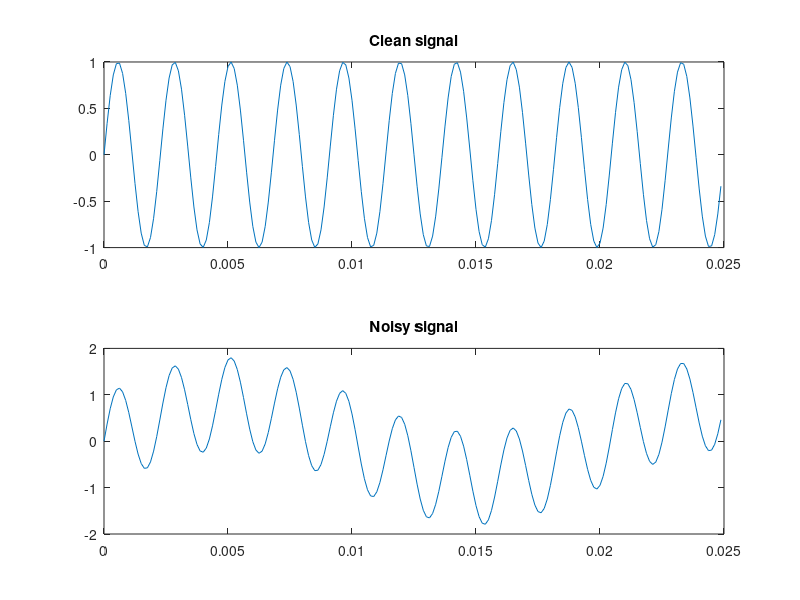

Recreate this plot in MATLAB.
fs = 8000;           % sampling frequency (Hz)
t  = 0:1/fs:1-1/fs;  % 1 second time vector

clean   = sin(2*pi*440*t);          % 440 Hz tone (musical A)
noise   = 0.8*sin(2*pi*50*t);       % 50 Hz power-line noise
noisy   = clean + noise;            % corrupted signal

% Plot time domain
figure;
subplot(2,1,1); plot(t(1:200), clean(1:200));  title('Clean signal');
subplot(2,1,2); plot(t(1:200), noisy(1:200)); title('Noisy signal');
